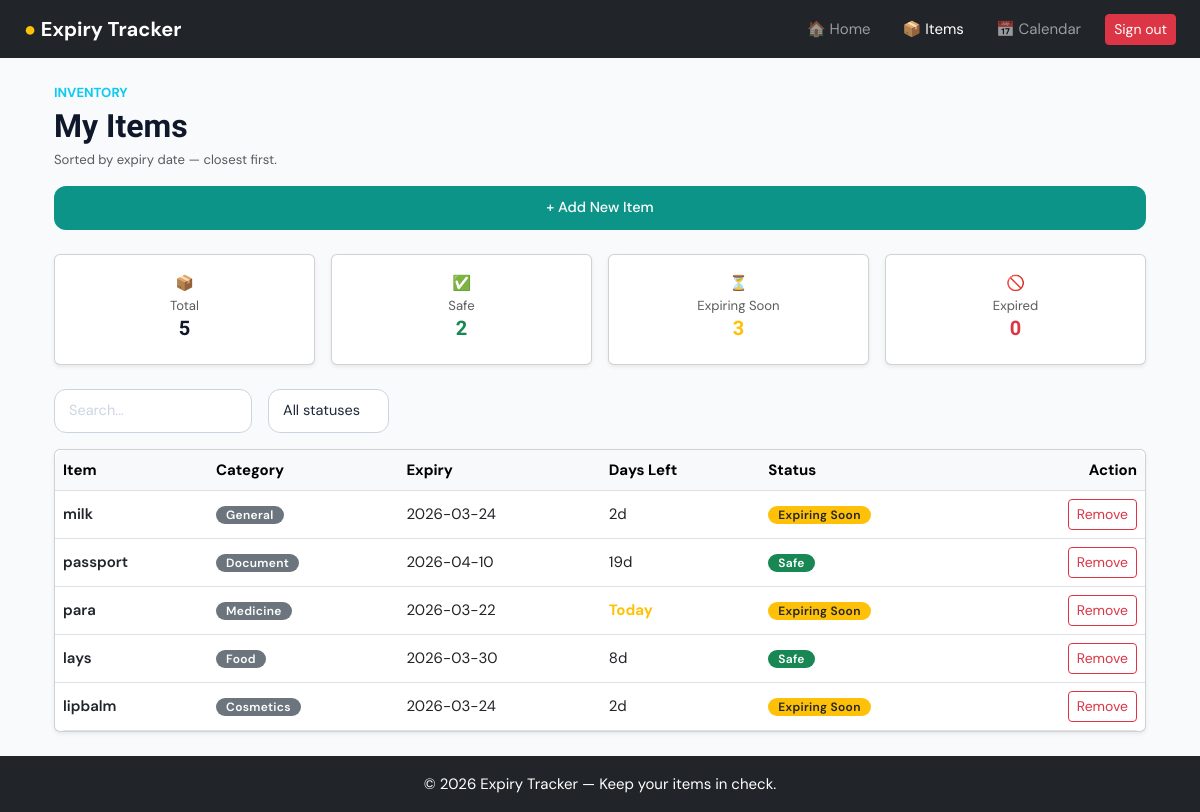
Screenshot of /items (signed in) with the database file from the repository.
### tables this page shows
CREATE TABLE items (
        id INTEGER PRIMARY KEY AUTOINCREMENT,
        user_id INTEGER,
        name TEXT,
        category TEXT,
        expiry_date TEXT,
        reminder_days INTEGER,
        notified INTEGER DEFAULT 0
    );

### app.py (the view)
@app.route('/items')
def items():
    if 'user' not in session:
        return redirect(url_for('auth'))
    conn = get_db()
    c = conn.cursor()
    c.execute("SELECT * FROM items WHERE user_id=?", (session['user_id'],))
    data = c.fetchall()
    today = datetime.today().date()
    items_list = []
    for item in data:
        expiry = datetime.strptime(item['expiry_date'], '%Y-%m-%d').date()
        days_left = (expiry - today).days
        if expiry < today:
            status = "Expired"
            badge = "danger"
        elif days_left <= 3:
            status = "Expiring Soon"
            badge = "warning"
        elif days_left <= 7:
            status = "Due Soon"
            badge = "info"
        else:
            status = "Safe"
            badge = "success"
        reminder_date = expiry - timedelta(days=item['reminder_days'])
        if datetime.today().date() >= reminder_date and item['notified'] == 0:
            send_email(session['email'], item['name'])
            c.execute("UPDATE items SET notified=1 WHERE id=?", (item['id'],))
            conn.commit()
        items_list.append({
            "id": item['id'],
            "name": item['name'],
            "category": item['category'],
            "expiry_date": item['expiry_date'],
            "days_left": days_left,
            "status": status,
            "badge": badge
        })
    conn.close()
    return render_template('items.html', items=items_list)

### app.py (called while the page is built)
def get_db():
    conn = sqlite3.connect('database.db')
    conn.row_factory = sqlite3.Row
    return conn

### templates/items.html (shortened to what this page needs)
{% extends "base.html" %}
{% block content %}
<div class="container">
  <div class="d-flex justify-content-between align-items-center flex-wrap gap-3 mb-4">
    <div>
      <p class="text-uppercase small text-info fw-bold mb-1">Inventory</p>
      <h2 class="fw-bold mb-1">My Items</h2>
      <p class="text-muted small mb-0">Sorted by expiry date — closest first.</p>
    </div>
    <a href="{{ url_for('index') }}" class="btn btn-primary">+ Add New Item</a>
  </div>
  {% if items %}
  {% set expired_count = items | selectattr('status','equalto','Expired') | list | length %}
  {% set soon_count    = items | selectattr('status','equalto','Expiring Soon') | list | length %}
  {% set due_count     = items | selectattr('status','equalto','Due Soon') | list | length %}
  {% set safe_count    = items | selectattr('status','equalto','Safe') | list | length %}
  <div class="row g-3 mb-4">
    <div class="col-md-3">
      <div class="card p-3 shadow-sm text-center">
        <div>📦</div>
        <small class="text-muted">Total</small>
        <h5>{{ items|length }}</h5>
      </div>
    </div>
    <div class="col-md-3">
      <div class="card p-3 shadow-sm text-center">
        <div>✅</div>
        <small class="text-muted">Safe</small>
        <h5 class="text-success">{{ safe_count }}</h5>
      </div>
    </div>
    <div class="col-md-3">
      <div class="card p-3 shadow-sm text-center">
        <div>⏳</div>
        <small class="text-muted">Expiring Soon</small>
        <h5 class="text-warning">{{ soon_count + due_count }}</h5>
      </div>
    </div>
    <div class="col-md-3">
      <div class="card p-3 shadow-sm text-center">
        <div>🚫</div>
        <small class="text-muted">Expired</small>
        <h5 class="text-danger">{{ expired_count }}</h5>
      </div>
    </div>
  </div>
  <div class="d-flex gap-3 flex-wrap mb-3">
    <input type="text" id="filter-input" class="form-control w-auto" placeholder="Search...">
    <select id="status-filter" class="form-select w-auto">
      <option value="">All statuses</option>
    </select>
  </div>
  <div class="card shadow-sm">
    <div class="table-responsive">
      <table class="table table-hover align-middle mb-0" id="items-table">
        <thead class="table-light">
          <tr>
            <th>Item</th>
            <th>Category</th>
            <th>Expiry</th>
            <th>Days Left</th>
            <th>Status</th>
            <th class="text-end">Action</th>
          </tr>
        </thead>
        <tbody>
        {% for item in items %}
        <tr data-status="{{ item.status }}">
          <td class="fw-semibold">{{ item.name }}</td>
          <td>
            <span class="badge bg-secondary">{{ item.category }}</span>
          </td>
          <td>{{ item.expiry_date }}</td>
          <td>
            {% if item.days_left < 0 %}
              <span class="text-danger fw-bold">Overdue</span>
            {% elif item.days_left == 0 %}
              <span class="text-warning fw-bold">Today</span>
            {% else %}
              {{ item.days_left }}d
            {% endif %}
          </td>
          <td>
            {% if item.status == 'Expired' %}
              <span class="badge bg-danger">Expired</span>
            {% elif item.status == 'Expiring Soon' %}
              <span class="badge bg-warning text-dark">Expiring Soon</span>
            {% elif item.status == 'Due Soon' %}
              <span class="badge bg-primary">Due Soon</span>
            {% else %}
              <span class="badge bg-success">Safe</span>
            {% endif %}
          </td>
          <td class="text-end">
            <a href="{{ url_for('delete', item_id=item.id) }}"
               class="btn btn-sm btn-outline-danger btn-delete"
               data-name="{{ item.name }}">
               Remove
            </a>
          </td>
        </tr>
        {% endfor %}
        </tbody>
      </table>
    </div>
  </div>
  {% endif %}
</div>
{% endblock %}

### templates/base.html (shortened to what this page needs)
<!DOCTYPE html>
<html lang="en">
<head>
  <link href="https://cdn.jsdelivr.net/npm/bootstrap@5.3.0/dist/css/bootstrap.min.css" rel="stylesheet">
  <link rel="stylesheet" href="{{ url_for('static', filename='css/styles.css') }}">
</head>
<body>
<header>
<nav class="navbar navbar-expand-lg navbar-dark bg-dark px-4">
  <a class="navbar-brand fw-bold" href="{{ url_for('index') }}">
    <span class="text-warning">●</span> Expiry Tracker
  </a>
  <div class="collapse navbar-collapse justify-content-end" id="navMenu">
    <ul class="navbar-nav align-items-center gap-3">
      <li class="nav-item">
        <a class="nav-link {% if request.path == '/' %}active{% endif %}" href="{{ url_for('index') }}">🏠 Home</a>
      </li>
      <li class="nav-item">
        <a class="nav-link {% if request.path == '/items' %}active{% endif %}" href="{{ url_for('items') }}">📦 Items</a>
      </li>
      <li class="nav-item">
        <a class="nav-link {% if request.path == '/calendar' %}active{% endif %}" href="{{ url_for('calendar') }}">📅 Calendar</a>
      </li>
      <li class="nav-item">
        <a class="btn btn-danger btn-sm" href="{{ url_for('logout') }}">Sign out</a>
      </li>
    </ul>
  </div>
</nav>
</header>
<main class="container my-4">
  {% block content %}{% endblock %}
</main>
<footer class="bg-dark text-white text-center py-3 mt-auto">
  &copy; 2026 Expiry Tracker — Keep your items in check.
</footer>
</body>
</html>

### static/css/styles.css (style rules this page uses)
:root { --teal: #0d9488; --teal-light: #99f6e4; --teal-dark: #0f766e; --amber: #f59e0b; --red: #ef4444; --blue: #3b82f6; --green: #10b981; --slate-900: #0f172a; --slate-800: #1e293b; --slate-700: #334155; --slate-500: #64748b; --slate-300: #cbd5e1; --slate-100: #f1f5f9; --white: #ffffff; --bg: #f8fafc; --radius: 12px; --radius-lg: 20px; --shadow: 0 4px 24px rgba(15,23,42,0.08); --shadow-lg: 0 12px 40px rgba(15,23,42,0.12); --transition: 0.2s ease; }
* { box-sizing: border-box; margin: 0; padding: 0; }
body { font-family: 'DM Sans', sans-serif; background: var(--bg); color: var(--slate-800); font-size: 15px; line-height: 1.6; min-height: 100vh; }
h1, h2, h3, h4, h5 { font-family: 'Sora', sans-serif; font-weight: 600; color: var(--slate-900); }
table { border-radius: 10px; overflow: hidden; }
.card { background: #ffffff; }
.form-control, .form-select { width: 100%; padding: 10px 14px; border: 1.5px solid var(--slate-300); border-radius: var(--radius); font-family: 'DM Sans', sans-serif; font-size: 14.5px; color: var(--slate-800); background: var(--white); transition: border-color var(--transition), box-shadow var(--transition); outline: none; }
.form-control::placeholder { color: var(--slate-300); }
.btn-primary { background: var(--teal); color: var(--white); border: none; padding: 11px 24px; border-radius: var(--radius); font-family: 'DM Sans', sans-serif; font-size: 14.5px; font-weight: 500; cursor: pointer; width: 100%; transition: background var(--transition), transform var(--transition); display: flex; align-items: center; justify-content: center; gap: 8px; text-decoration: none; }
.badge { display: inline-block; padding: 3px 10px; border-radius: 20px; font-size: 12px; font-weight: 600; letter-spacing: 0.3px; }

### rows the page displays
items: name "milk", category "General", expiry_date "2026-03-24", days_left "2", shows "Expiring Soon"
items: name "passport", category "Document", expiry_date "2026-04-10", days_left "19", shows "Safe"
items: name "para", category "Medicine", expiry_date "2026-03-22", shows "Today", shows "Expiring Soon"
items: name "lays", category "Food", expiry_date "2026-03-30", days_left "8", shows "Safe"
items: name "lipbalm", category "Cosmetics", expiry_date "2026-03-24", days_left "2", shows "Expiring Soon"

### other values shown
{{ items|length }} "5"
{{ safe_count }} "2"
{{ soon_count + due_count }} "3"
{{ expired_count }} "0"
